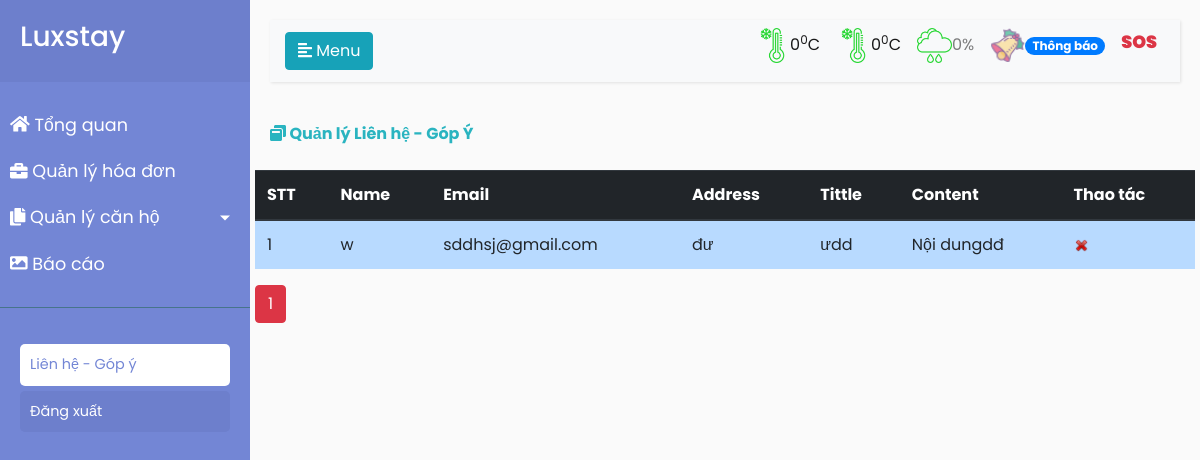
/admin/modules/Gopy.php, run on the app's committed database.
### tables this page shows
CREATE TABLE `contact` (
  `id` bigint(20) NOT NULL,
  `Name` varchar(30) NOT NULL,
  `Email` varchar(30) NOT NULL,
  `Address` text,
  `Tittle` varchar(100) NOT NULL,
  `Content` text NOT NULL
);

### admin/modules/Gopy.php (the view, shortened to what this page needs)
<?php
$conn=mysqli_connect("localhost","root","","ql_homestay");
mysqli_query($conn,'SET NAMES "utf8"');
$sql="select * from contact";
$kq=mysqli_query($conn,$sql);
$limit=$_REQUEST['SoBanGhi'];
if (isset($_REQUEST['SoBanGhi'])) {
    $limit=$_REQUEST['SoBanGhi'];
}
else{
    $limit=5;
}
$total_records=mysqli_num_rows($kq);
$current_page = isset($_GET['page']) ? $_GET['page'] : 1;
$total_page = ceil($total_records / $limit);
$start = ($current_page - 1) * $limit;
$result = mysqli_query($conn, "SELECT * FROM contact LIMIT $start, $limit");
 ?>
<?php require_once __DIR__. "/../layouts/header.php"; ?>
            <div class="content">
                <div class="row">
                    <div class="col-3">
                        <b style="font-weight: 700;color: #2ab4c0;"><i class="fas fa-window-restore"></i> Quản lý Liên hệ - Góp Ý</b>
                    </div>
                </div>
                <br>
                <div class="row">
                    <table class="table table-hover">
                                <thead class="thead-dark">
                                    <tr>
                                        <th scope="col">
                                           STT
                                        </th>
                                        <th scope="col">
                                            Name
                                        </th>
                                        <th scope="col">
                                            Email
                                        </th>
                                        <th scope="col">
                                            Address
                                        </th>
                                        <th scope="col">
                                            Tittle
                                        </th>
                                        <th scope="col">
                                            Content
                                        </th>
                                         <th scope="col">
                                            Thao tác
                                        </th>
                                    </tr>
                                </thead>
                                <?php
                                $dem=1;
                                while($row=mysqli_fetch_object($result))
                                {
                                echo "<tr class='table-primary'>";
                                echo "<td>".$dem++."</td>";
                                echo "<td>"."$row->Name"."</td>";
                                echo "<td>"."$row->Email"."</td>";
                                echo "<td>"."$row->Address"."</td>";
                                echo "<td>"."$row->Tittle"."</td>";
                                echo "<td>"."$row->Content"."</td>";
                                echo "<td>"."<img style='height: 15px !important;
        width: 15px !important;cursor: pointer;' src='..\public\icon\delete.png' onclick=window.location.href='http://localhost:8080/luxstay/admin/modules/DeleteGY.php?id=".$row->id."' >"."</td>";
                                echo "</tr>";
                                }
                                 ?>
                            </table>
                        </div>
                        <div class="row">
                            <?php
                                for ($i = 1; $i <= $total_page; $i++){
                                    if ($i == $current_page){
                                        echo '<span class="btn btn-danger mr-3">'.$i.'</span>  ';
                                    }
                                    else{
                                        echo '<a href="Gopy.php?page='.$i.'" class="btn btn-info mr-3">'.$i.'</a>  ';
                                    }
                                }
                             ?>
                        </div>
                    </div>
                </div>
            </div>
</body>
</html>

### admin/public/css/style4.css (style rules this page uses)
body { font-family: 'Poppins', sans-serif; background: #fafafa; }
i, span { display: inline-block; }

### data on the page
contact: Name "w", Email "sddhsj@gmail.com", Address "đư", Tittle "ưdd", Content "Nội dungdđ"
